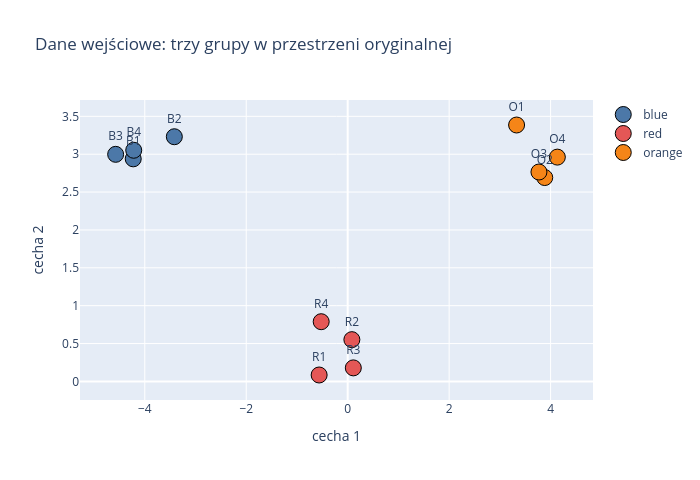

The notebook cell saved with this chart:
### Markdown cell above
## 1. Małe dane: trzy grupy punktów

Tworzymy 12 punktów w 2D:

```text
4 punkty niebieskie,
4 punkty czerwone,
4 punkty pomarańczowe.
```

Wysokowymiarowa przestrzeń jest tutaj tylko 2D, bo chcemy widzieć, co się dzieje. W prawdziwym t-SNE mogłoby to być 100, 768 albo 4096 wymiarów.

### Code cell
def make_toy_data(seed=4):
    rng = np.random.default_rng(seed)
    n_per = 4
    centers = np.array([[-4, 3], [0, 0], [4, 3]], dtype=float)
    X = np.vstack([
        rng.normal(loc=center, scale=0.35, size=(n_per, 2))
        for center in centers
    ])
    labels = np.array(["blue"] * n_per + ["red"] * n_per + ["orange"] * n_per)
    names = np.array([f"B{i+1}" for i in range(n_per)] +
                     [f"R{i+1}" for i in range(n_per)] +
                     [f"O{i+1}" for i in range(n_per)])
    return X, labels, names

X, labels, names = make_toy_data()
N = len(X)
color_map = {"blue": "#4C78A8", "red": "#E45756", "orange": "#F58518"}
point_colors = [color_map[x] for x in labels]

fig = go.Figure()
for lab in ["blue", "red", "orange"]:
    mask = labels == lab
    fig.add_trace(go.Scatter(
        x=X[mask, 0], y=X[mask, 1], mode="markers+text",
        text=names[mask], textposition="top center",
        marker=dict(size=16, color=color_map[lab], line=dict(width=1, color="black")),
        name=lab
    ))
fig.update_layout(
    title="Dane wejściowe: trzy grupy w przestrzeni oryginalnej",
    width=700, height=480,
    xaxis_title="cecha 1", yaxis_title="cecha 2"
)
fig.show()

### Figure 1 — Plotly figure (JSON) as saved in the notebook; plotly's stock layout.template omitted (floating-point values rounded to 4 significant figures)
{"data": [{"marker": {"color": "#4C78A8", "line": {"color": "black", "width": 1}, "size": 16}, "mode": "markers+text", "name": "blue", "text": ["B1", "B2", "B3", "B4"], "textposition": "top center", "type": "scatter", "x": [-4.228, -3.418, -4.574, -4.218], "y": [2.939, 3.231, 2.998, 3.052]}, {"marker": {"color": "#E45756", "line": {"color": "black", "width": 1}, "size": 16}, "mode": "markers+text", "name": "red", "text": ["R1", "R2", "R3", "R4"], "textposition": "top center", "type": "scatter", "x": [-0.5629, 0.08238, 0.1108, -0.5226], "y": [0.08462, 0.5515, 0.1787, 0.7885]}, {"marker": {"color": "#F58518", "line": {"color": "black", "width": 1}, "size": 16}, "mode": "markers+text", "name": "orange", "text": ["O1", "O2", "O3", "O4"], "textposition": "top center", "type": "scatter", "x": [3.33, 3.885, 3.77, 4.133], "y": [3.386, 2.692, 2.765, 2.961]}], "layout": {"height": 480, "title": {"text": "Dane wejściowe: trzy grupy w przestrzeni oryginalnej"}, "width": 700, "xaxis": {"title": {"text": "cecha 1"}}, "yaxis": {"title": {"text": "cecha 2"}}}}
